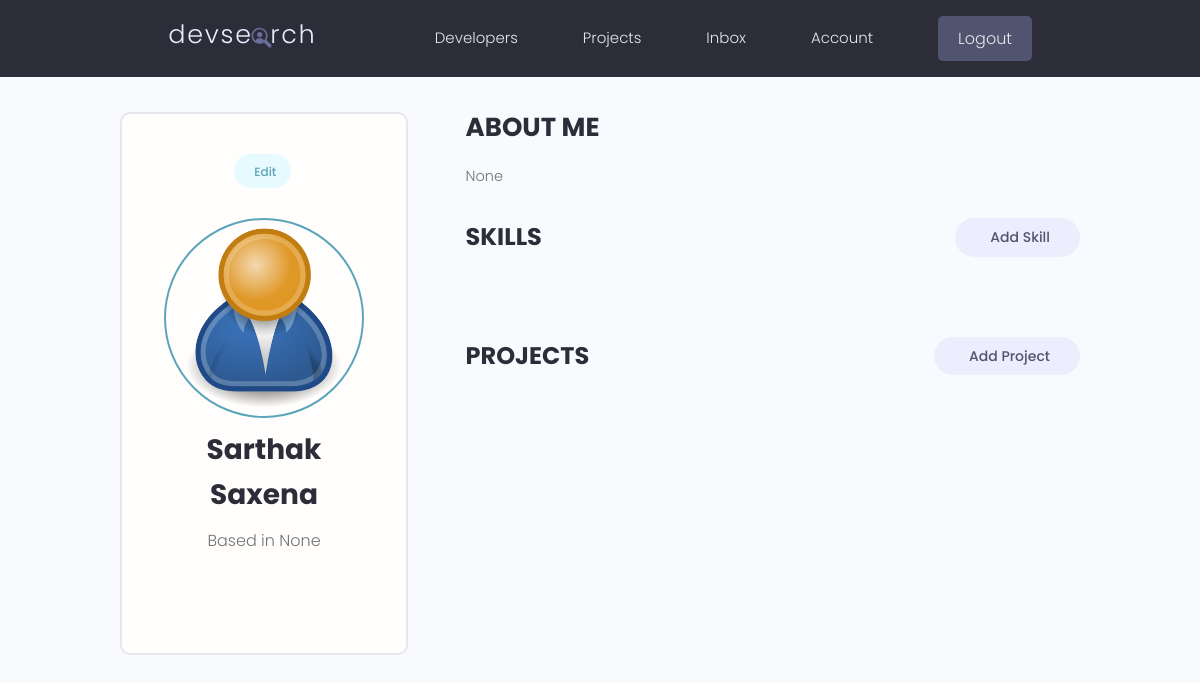
Page /account/ (signed in) on the committed database.
### users/models.py (models this page shows, shortened)
class Profile(models.Model):
    user = models.OneToOneField(
        User, on_delete=models.CASCADE, null=True, blank=True)
    name = models.CharField(max_length=200, blank=True, null=True)
    email = models.EmailField(max_length=500, blank=True, null=True)
    username = models.CharField(max_length=200, blank=True, null=True)
    location = models.CharField(max_length=200, blank=True, null=True)
    short_intro = models.CharField(max_length=200, blank=True, null=True)
    bio = models.TextField(blank=True, null=True)
    profile_image = models.ImageField(
        null=True, blank=True, upload_to='profiles/', default="profiles/user-default.png")
    social_github = models.CharField(max_length=200, blank=True, null=True)
    social_twitter = models.CharField(max_length=200, blank=True, null=True)
    social_linkedin = models.CharField(max_length=200, blank=True, null=True)
    social_youtube = models.CharField(max_length=200, blank=True, null=True)
    social_website = models.CharField(max_length=200, blank=True, null=True)
    created = models.DateTimeField(auto_now_add=True)
    id = models.UUIDField(default=uuid.uuid4, unique=True,
                          primary_key=True, editable=False)
    class Meta:
        ordering = ['created']
    @property
    def imageURL(self):
        try:
            url = self.profile_image.url
        except:
            url = ''
        return url

### users/views.py (the view)
# urls.py: path('account/', views.userAccount, name="account"),
@login_required(login_url='login')
def userAccount(request):
    profile = request.user.profile
    skills = profile.skill_set.all()
    projects = profile.project_set.all()
    context = {'profile': profile, 'skills': skills, 'projects': projects}
    return render(request, 'users/account.html', context)

### users/templates/users/account.html (shortened to what this page needs)
{% extends 'main.html' %}
{% block content %}
<main class="settingsPage profile my-md">
  <div class="container">
    <div class="layout">
      <div class="column column--1of3">
        <div class="card text-center">
          <div class="card__body dev">
            <a class="tag tag--pill tag--main settings__btn" href="{% url 'edit-account' %}">
              Edit</a>
            <img class="avatar avatar--xl dev__avatar" src="{{profile.imageURL}}" />
            <h2 class="dev__name">{{profile.name}}</h2>
            <p class="dev__location">Based in {{profile.location}}</p>
          </div>
        </div>
      </div>
      <div class="column column--2of3">
        <div class="devInfo">
          <h3 class="devInfo__title">About Me</h3>
          <p class="devInfo__about">{{profile.bio}}</p>
        </div>
        <div class="settings">
          <h3 class="settings__title">Skills</h3>
          <a class="tag tag--pill tag--sub settings__btn tag--lg" href="{% url 'create-skill' %}"> Add Skill</a>
        </div>
        <div class="settings">
          <h3 class="settings__title">Projects</h3>
          <a class="tag tag--pill tag--sub settings__btn tag--lg" href="{% url 'create-project' %}"> Add Project</a>
        </div>
      </div>
    </div>
  </div>
</main>
{% endblock %}

### static/styles/app.css (style rules this page uses)
:root { --color-sub: #2d2d39; }
.card { border: 2px solid var(--color-light); }
img { width: 100%; }
.profile .card > .dev { padding: 4rem; }
.dev__avatar { display: block; margin: auto; }
.dev__name { color: var(--color-sub); font-size: 2.8rem; font-weight: 700; margin-top: 1rem; margin-bottom: 0.5rem; }
.dev__location { margin-top: 1rem; }
.devInfo { margin-bottom: 3rem; }
.devInfo__title, .devInfo__subtitle { font-size: 2.6rem; color: var(--color-sub); text-transform: uppercase; font-weight: 700; margin-bottom: 1.5rem; }
.devInfo__about, .devSkill__info { font-size: 1.45rem; line-height: 1.7; text-align: justify; }
.settingsPage .dev > .settings__btn { display: inline-block; margin-bottom: 3rem; }
.settings { display: flex; justify-content: space-between; align-items: center; }
.settings__title { font-size: 2.4rem; text-transform: uppercase; font-weight: 700; color: var(--color-sub); }

### static/uikit/styles/modules/_variables.css (style rules this page uses)
:root { --color-main: #5aa5b9; --color-main-light: #e6faff; --color-sub: #3f4156; --color-sub-light: #51546e; --color-sub-lighter: #ededfd; --color-text: #737373; --color-gray: #8b8b8b; --color-light: #e5e7eb; --color-light-gray: #767676; --color-bg: #f8fafd; --color-white: #fffefd; --color-white-light: #f3f3f3; --color-success: #359e64; --color-success-bg: #def8e8; --color-error: #fc4b0b; --color-error-bg: #fff2ee; --font-base: 'Poppins', arial, helvetica, 'Segoe UI', roboto, ubuntu, sans-serif; --font-monospace: 'Fira Code', 'Courier New', courier, monospace; --font-regular: 300; --font-medium: 500; --font-bold: 700; --generic-shadow: 1px 1px 5px #00000010; --generic-transition: all 0.3s ease-in-out; }

### static/uikit/styles/modules/_base.css (style rules this page uses)
* { margin: 0; padding: 0; box-sizing: border-box; text-rendering: optimizeLegibility; color: inherit; font-size: inherit; }
html { font-size: 50%; }
@media only screen and (min-width: 480px) { html { font-size: 56.25%; } }
@media only screen and (min-width: 1200px) { html { font-size: 62.5%; } }
body { line-height: 1.6; font-weight: 400; font-size: 1.5rem; color: var(--color-text); background-color: var(--color-bg); min-height: 100vh; }

### static/uikit/styles/modules/_typography.css (style rules this page uses)
* { font-family: var(--font-base); }
h2 { font-size: 3.6rem; font-weight: var(--font-bold); }
h3 { font-size: 3.2rem; font-weight: var(--font-medium); }
p, span, strong { font-size: 1.6rem; color: var(--color-text); font-weight: var(--font-regular); }
a { padding-bottom: 2px; text-decoration: none; display: inline-block; color: var(--color-main); font-weight: var(--font-medium); }

### static/uikit/styles/modules/_utilities.css (style rules this page uses)
.container { width: 92%; max-width: 165rem; margin: 0 auto; box-sizing: border-box; }
@media screen and (min-width: 1000px) { .container { width: 90%; } }
@media screen and (min-width: 1200px) { .container { width: 80%; } }
.text-center { text-align: center; }
.my-md { margin: 3rem auto; }

### static/uikit/styles/modules/_avatar.css (style rules this page uses)
.avatar { border-radius: 50%; border: 2px solid var(--color-main); object-fit: cover; }
.avatar--xl { height: 20rem; width: 20rem; }

### static/uikit/styles/modules/_card.css (style rules this page uses)
.card { border-radius: 1rem; background-color: var(--color-white); border: 1.5px solid var(--color-light); width: auto; height: auto; margin-top: 0.5rem; margin-bottom: 0.5rem; overflow: hidden; }
.card__body, .card__header { padding: 2rem 2.5rem; }

### static/uikit/styles/modules/_tag.css (style rules this page uses)
.tag { display: inline-flex; align-items: center; background-color: var(--color-sub); height: -webkit-fit-content; height: -moz-fit-content; height: fit-content; width: -webkit-fit-content; width: -moz-fit-content; width: fit-content; border-radius: 0.5rem; padding: 0.5rem 1.5rem; font-size: 1.2rem; cursor: pointer; }
.tag:not(:last-child) { margin-right: 0.25rem; margin-bottom: 0.75rem; }
.tag--pill { border-radius: 5rem; }
.tag--main, .tag--main > small { background: var(--color-main-light); color: var(--color-main); font-weight: 500; }
.tag--sub, .tag--sub > small { background: var(--color-sub-lighter); color: var(--color-sub-light); font-weight: 500; }
.tag--lg { padding: 0.8rem 3rem; font-size: 1.4rem; }

### static/uikit/styles/modules/_layout.css (style rules this page uses)
.layout { display: flex; flex-flow: row wrap; justify-content: space-between; }
.layout > .column { margin-bottom: 3rem; }
.layout > .column.column--1of3 { flex-basis: 30%; }
.layout > .column.column--2of3 { flex-basis: 64%; }

### rows in the picture
Profile: imageURL (placeholder picture), name "Sarthak Saxena", location "None", bio "None"
